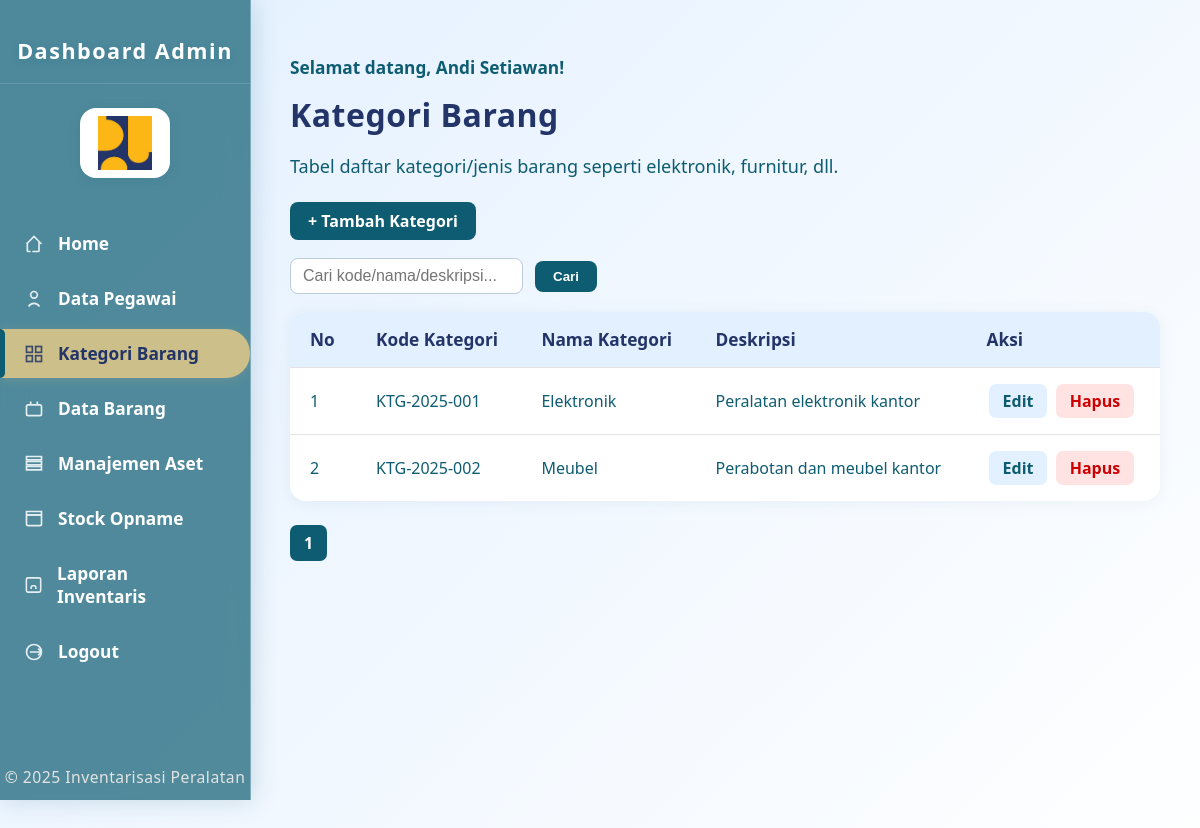
Page /admin/kategori/index.php (signed in) on the committed database.
### tables this page shows
CREATE TABLE `kategori` (
  `kode_kategori` varchar(20) NOT NULL,
  `nama_kategori` varchar(100) NOT NULL,
  `deskripsi` text DEFAULT NULL
);

### include/auth.php (called while the page is built, shortened)
<?php
function cek_akses($role, $halaman, $aksi = 'read') {
    if ($role === 'admin') return true;
    return false;
}

### admin/kategori/index.php (the view, shortened to what this page needs)
<?php
require_once __DIR__ . '/../../include/koneksi.php';
include_once __DIR__ . '/../../include/auth.php';
$role = $_SESSION['role'] ?? '';
$namaPegawai = isset($_SESSION['nama_pegawai']) ? $_SESSION['nama_pegawai'] : '';
$search = trim($_GET['search'] ?? '');
$where = $search ? "WHERE kode_kategori LIKE '%".$conn->real_escape_string($search)."%' OR nama_kategori LIKE '%".$conn->real_escape_string($search)."%' OR deskripsi LIKE '%".$conn->real_escape_string($search)."%'" : '';
$perPage = 10;
$page = max(1, intval($_GET['page'] ?? 1));
$offset = ($page - 1) * $perPage;
$total = $conn->query("SELECT COUNT(*) as jml FROM kategori $where")->fetch_assoc()['jml'];
$totalPages = ceil($total / $perPage);
$q = $conn->query("SELECT * FROM kategori $where ORDER BY kode_kategori ASC LIMIT $perPage OFFSET $offset");
$canEdit = cek_akses($role, 'kategori', 'update');
$canDelete = cek_akses($role, 'kategori', 'delete');
?>
<!DOCTYPE html>
<html lang="id">
<head>
    <link rel="stylesheet" href="../../style.css">
</head>
<body>
    <div class="admin-layout">
        <?php include_once __DIR__ . '/../../include/Sidebar.php'; ?>
        <main class="admin-content">
            <?php if ($namaPegawai): ?>
                <div style="font-size:1.08rem;font-weight:600;color:#0E5C71;margin-bottom:14px;">Selamat datang, <?= htmlspecialchars($namaPegawai) ?>!</div>
            <?php endif; ?>
            <div class="page-title">Kategori Barang</div>
            <div class="desc">Tabel daftar kategori/jenis barang seperti elektronik, furnitur, dll.</div>
            <a href="tambah.php" style="margin-bottom:18px;display:inline-block;background:#0E5C71;color:#fff;padding:8px 18px;border-radius:8px;text-decoration:none;font-weight:600;">+ Tambah Kategori</a>
            <form class="filter-bar" method="get" action="">
                <input type="text" name="search" placeholder="Cari kode/nama/deskripsi..." value="<?= htmlspecialchars($search) ?>">
                <button type="submit">Cari</button>
            </form>
            <table class="invent-table">
                <thead>
                    <tr>
                        <th>No</th>
                        <th>Kode Kategori</th>
                        <th>Nama Kategori</th>
                        <th>Deskripsi</th>
                        <th>Aksi</th>
                    </tr>
                </thead>
                <tbody>
                <?php if ($q->num_rows == 0): ?>
                    <tr><td colspan="5" style="text-align:center;color:#888;">Tidak ada data.</td></tr>
                <?php endif; $no = $offset+1; while ($row = $q->fetch_assoc()): ?>
                    <tr>
                        <td><?= $no++ ?></td>
                        <td><?= htmlspecialchars($row['kode_kategori']) ?></td>
                        <td><?= htmlspecialchars($row['nama_kategori']) ?></td>
                        <td><?= isset($row['deskripsi']) ? htmlspecialchars($row['deskripsi']) : '-' ?></td>
                        <td>
                            <?php if ($canEdit): ?>
                            <a href="edit.php?kode=<?= urlencode($row['kode_kategori']) ?>" class="action-btn action-edit">Edit</a>
                            <?php else: ?>
                            <a href="#" class="action-btn action-edit" onclick="aksesDitolakSwal();return false;">Edit</a>
                            <?php endif; ?>
                            <?php if ($canDelete): ?>
                            <a href="#" class="action-btn action-del" onclick="hapusKategoriSwal('<?= htmlspecialchars($row['kode_kategori']) ?>');return false;">Hapus</a>
                            <?php else: ?>
                            <a href="#" class="action-btn action-del" onclick="aksesDitolakSwal();return false;">Hapus</a>
                            <?php endif; ?>
                        </td>
                    </tr>
                <?php endwhile; ?>
                </tbody>
            </table>
            <div class="pagination">
                <?php for($i=1;$i<=$totalPages;$i++): ?>
                    <?php if($i==$page): ?><span class="active"><?= $i ?></span><?php else: ?>
                        <a href="?<?= http_build_query(array_merge($_GET,["page"=>$i])) ?>"><?= $i ?></a>
                    <?php endif; ?>
                <?php endfor; ?>
            </div>
        </main>
    </div>
</body>
</html>

### style.css (style rules this page uses)
html, body { height: 100%; }
body { font-family: 'Segoe UI', Arial, sans-serif; margin: 0; background: #fff; color: #0E5C71; padding-bottom: 54px; box-sizing: border-box; min-height: 100vh; display: flex; flex-direction: column; }

### admin/kategori/index.php (style rules this page uses)
body { margin: 0; background: linear-gradient(135deg, #e3f0ff 0%, #fff 100%); font-family: 'Segoe UI', 'Roboto', Arial, sans-serif; }
.admin-layout { min-height: 100vh; }
.admin-content { margin-left: 250px; padding: 56px 40px 40px 40px; display: flex; flex-direction: column; align-items: flex-start; justify-content: flex-start; min-height: 100vh; }
.page-title { font-size: 2rem; font-weight: 900; color: #223468; margin-bottom: 18px; letter-spacing: 0.5px; }
.desc { color: #0E5C71; margin-bottom: 24px; font-size: 1.13rem; font-weight: 500; }
.invent-table { width: 100%; border-collapse: collapse; background: #fff; border-radius: 16px; overflow: hidden; box-shadow: 0 2px 16px #0E5C7110; }
.invent-table th, .invent-table td { padding: 16px 20px; border-bottom: 1px solid #e3e3e3; text-align: left; }
.invent-table th { background: #e3f0ff; color: #223468; font-weight: 800; font-size: 1.08rem; }
.invent-table tr:last-child td { border-bottom: none; }
.filter-bar { display: flex; flex-wrap: wrap; gap: 12px; margin-bottom: 18px; align-items: center; }
.filter-bar input { padding: 8px 12px; border-radius: 8px; border: 1px solid #bcd; font-size: 1rem; }
.filter-bar button { background: #0E5C71; color: #fff; border: none; border-radius: 8px; padding: 8px 18px; font-weight: 600; cursor: pointer; transition: background 0.2s; }
.action-btn { display: inline-block; margin: 0 2px; padding: 6px 14px; border-radius: 7px; font-weight: 600; border: none; cursor: pointer; transition: background 0.2s, color 0.2s; }
.action-edit { background: #e3f0ff; color: #0E5C71; }
.action-del { background: #ffe3e3; color: #c00; }
.pagination { margin: 24px 0 0 0; display: flex; gap: 6px; flex-wrap: wrap; }
.pagination a, .pagination span { padding: 7px 14px; border-radius: 7px; background: #e3f0ff; color: #223468; text-decoration: none; font-weight: 600; }
.pagination .active { background: #0E5C71; color: #fff; }
.action-btn, .filter-bar button, .btn-main, .btn-cancel, .btn, button, input[type=submit], input[type=button] { border: none !important; outline: none !important; box-shadow: none; text-decoration: none !important; }
.action-btn:link, .action-btn:visited, .action-btn:active, .action-btn:focus, .action-btn:hover { text-decoration: none !important; }

### rows in the picture
kategori: kode_kategori "KTG-2025-001", nama_kategori "Elektronik", deskripsi "Peralatan elektronik kantor"
kategori: kode_kategori "KTG-2025-002", nama_kategori "Meubel", deskripsi "Perabotan dan meubel kantor"

### other values in the picture
$namaPegawai "Andi Setiawan"
